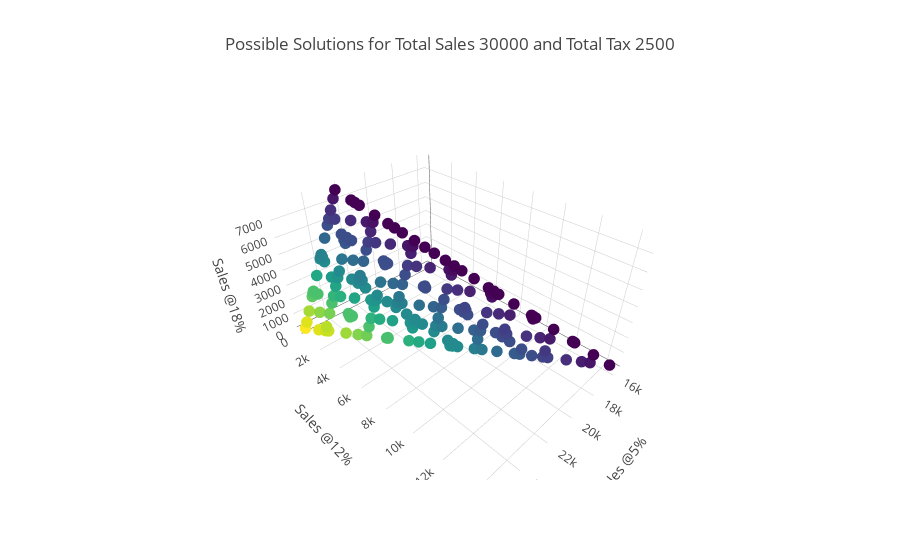

The code cell stored with this chart in its notebook:
### Code cell
plot_solutions(total_sales=30000, total_tax=2500)

### Figure 1 — Plotly figure (JSON) as saved in the notebook; plotly's stock layout.template omitted (floating-point values rounded to 4 significant figures; data arrays with more than 128 entries replaced by an {"elided": "..."} marker saying what was removed)
{"data": [{"hoverinfo": "text", "marker": {"color": {"elided": "202 float values"}, "colorscale": "Viridis", "size": 4}, "mode": "markers", "text": {"elided": "202 str values"}, "type": "scatter3d", "uid": "7f370f50-dea8-11e8-bc1b-1c36bbed88d7", "x": {"elided": "202 float values"}, "y": {"elided": "202 float values"}, "z": {"elided": "202 float values"}}], "layout": {"scene": {"xaxis": {"title": "Sales @5%"}, "yaxis": {"title": "Sales @12%"}, "zaxis": {"title": "Sales @18%"}}, "title": "Possible Solutions for Total Sales 30000 and Total Tax 2500"}}
